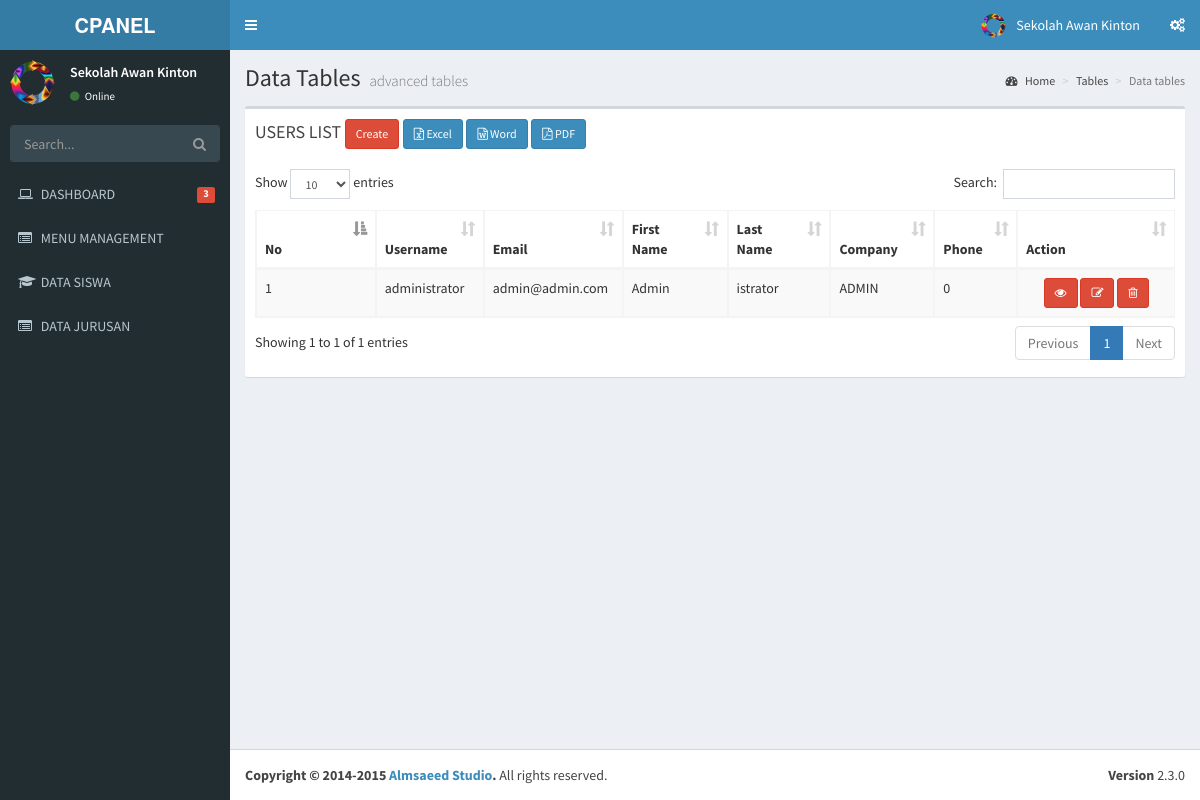
The page /index.php/users on the database as committed earlier.
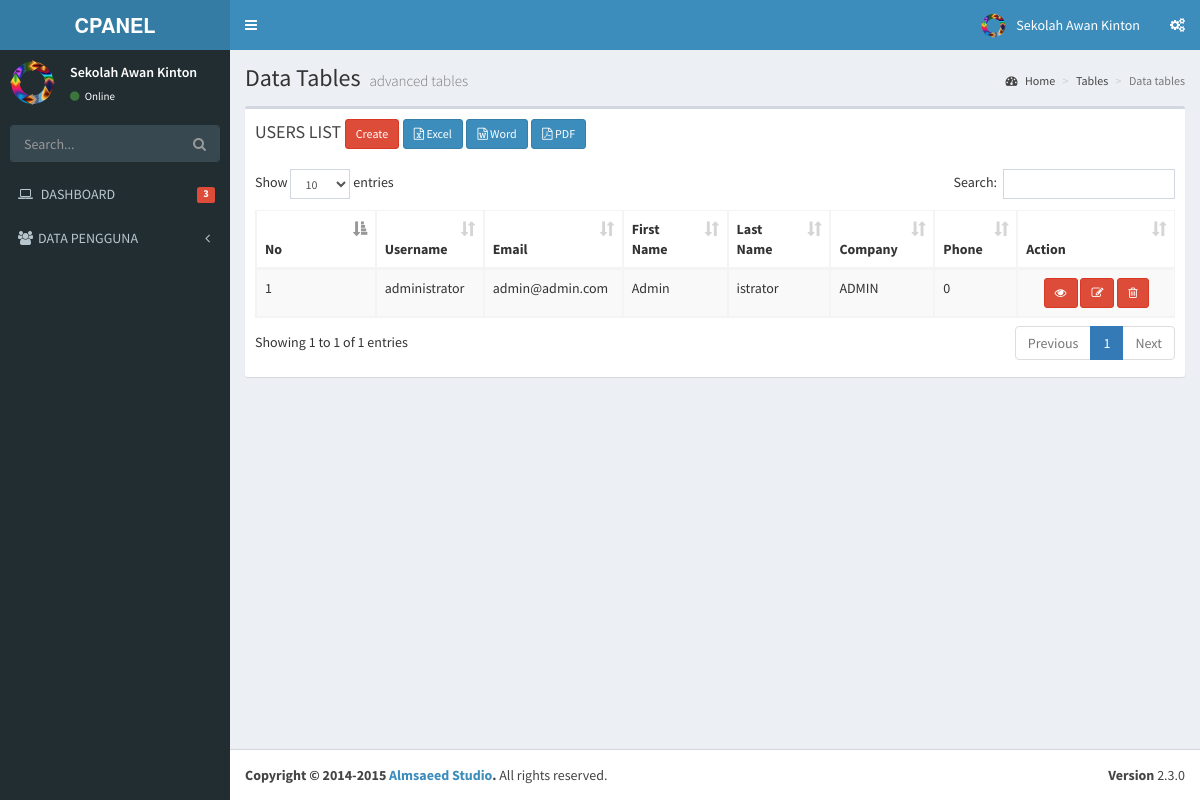
The same page on the database as committed later.
### tables this page shows
CREATE TABLE `menu` (
  `id` int(11) NOT NULL,
  `name` varchar(50) NOT NULL,
  `link` varchar(50) NOT NULL,
  `icon` varchar(30) NOT NULL,
  `is_active` int(1) NOT NULL,
  `is_parent` int(1) NOT NULL
);

CREATE TABLE `users` (
  `id` int(11) UNSIGNED NOT NULL,
  `ip_address` varchar(15) NOT NULL,
  `username` varchar(100) DEFAULT NULL,
  `password` varchar(255) NOT NULL,
  `salt` varchar(255) DEFAULT NULL,
  `email` varchar(100) NOT NULL,
  `activation_code` varchar(40) DEFAULT NULL,
  `forgotten_password_code` varchar(40) DEFAULT NULL,
  `forgotten_password_time` int(11) UNSIGNED DEFAULT NULL,
  `remember_code` varchar(40) DEFAULT NULL,
  `created_on` int(11) UNSIGNED NOT NULL,
  `last_login` int(11) UNSIGNED DEFAULT NULL,
  `active` tinyint(1) UNSIGNED DEFAULT NULL,
  `first_name` varchar(50) DEFAULT NULL,
  `last_name` varchar(50) DEFAULT NULL,
  `company` varchar(100) DEFAULT NULL,
  `phone` varchar(20) DEFAULT NULL
);

### application/libraries/Template.php (called while the page is built)
<?php if ( ! defined('BASEPATH')) exit('No direct script access allowed');
class Template {
		var $template_data = array();
		function set($name, $value)
		{
			$this->template_data[$name] = $value;
		}
		function load($template = '', $view = '' , $view_data = array(), $return = FALSE)
		{
			$this->CI =& get_instance();
			$this->set('contents', $this->CI->load->view($view, $view_data, TRUE));
			return $this->CI->load->view($template, $this->template_data, $return);
		}
}

### application/controllers/Users.php (called while the page is built, shortened)
<?php
class Users extends CI_Controller
{
    public function index()
    {
        $users = $this->Users_model->get_all();
        $data = array(
            'users_data' => $users
        );
        $this->template->load('template','users_list', $data);
    }
}

### index.php (called while the page is built, shortened)
<?php
require_once BASEPATH.'core/CodeIgniter.php';

### application/models/Users_model.php (called while the page is built, shortened)
<?php
class Users_model extends CI_Model
{
    public $table = 'users';
    public $id = 'id';
    public $order = 'DESC';
    function get_all()
    {
        $this->db->order_by($this->id, $this->order);
        return $this->db->get($this->table)->result();
    }
}

### application/views/users_list.php (the view, shortened to what the changed rows need)
     <section class='content'>
       <div class='row'>
         <div class='col-xs-12'>
           <div class='box'>
             <div class='box-body'>
     <table class="table table-bordered table-striped" id="mytable">
         <thead>
             <tr>
                 <th width="80px">No</th>
   <th>Username</th>
   <th>Email</th>
   <th>First Name</th>
   <th>Last Name</th>
   <th>Company</th>
   <th>Phone</th>
   <th>Action</th>
             </tr>
         </thead>
  <tbody>
         <?php
         $start = 0;
         foreach ($users_data as $users)
         {
             ?>
             <tr>
   <td><?php echo ++$start ?></td>
   <td><?php echo $users->username ?></td>
   <td><?php echo $users->email ?></td>
   <td><?php echo $users->first_name ?></td>
   <td><?php echo $users->last_name ?></td>
   <td><?php echo $users->company ?></td>
   <td><?php echo $users->phone ?></td>
   <td style="text-align:center" width="140px">
<?php
echo anchor(site_url('users/read/'.$users->id),'<i class="fa fa-eye"></i>',array('title'=>'detail','class'=>'btn btn-danger btn-sm'));
echo anchor(site_url('users/update/'.$users->id),'<i class="fa fa-pencil-square-o"></i>',array('title'=>'edit','class'=>'btn btn-danger btn-sm'));
echo anchor(site_url('users/delete/'.$users->id),'<i class="fa fa-trash-o"></i>','title="delete" class="btn btn-danger btn-sm" onclick="javasciprt: return confirm(\'Are You Sure ?\')"');
?>
   </td>
      </tr>
             <?php
         }
         ?>
         </tbody>
     </table>
                 </div>
           </div>
         </div>
       </div>
     </section>

### application/views/template.php (shortened to what the changed rows need)
<!DOCTYPE html>
<html>
    <head>
        <link rel="stylesheet" href="<?php echo base_url() ?>template/bootstrap/css/bootstrap.min.css">
        <link rel="stylesheet" href="<?php echo base_url() ?>template/font-awesome-4.4.0/css/font-awesome.min.css">
        <link rel="stylesheet" href="<?php echo base_url() ?>template/ionicons-2.0.1/css/ionicons.min.css">
        <link rel="stylesheet" href="<?php echo base_url() ?>template/plugins/datatables/dataTables.bootstrap.css">
        <link rel="stylesheet" href="<?php echo base_url() ?>template/dist/css/AdminLTE.min.css">
        <link rel="stylesheet" href="<?php echo base_url() ?>template/dist/css/skins/_all-skins.min.css">
    </head>
    <body class="hold-transition skin-blue sidebar-mini">
        <div class="wrapper">
            <aside class="main-sidebar">
                <section class="sidebar">
                    <ul class="sidebar-menu">
                        <?php
                        $menu = $this->db->get_where('menu', array('is_parent' => 0,'is_active'=>1));
                        foreach ($menu->result() as $m) {
                            $submenu = $this->db->get_where('menu',array('is_parent'=>$m->id,'is_active'=>1));
                            if($submenu->num_rows()>0){
                                echo "<li class='treeview'>
                                    ".anchor('#',  "<i class='$m->icon'></i>".strtoupper($m->name).' <i class="fa fa-angle-left pull-right"></i>')."
                                        <ul class='treeview-menu'>";
                                   echo"</ul>
                                    </li>";
                            }else{
                                echo "<li>" . anchor($m->link, "<i class='$m->icon'></i> <span>" . strtoupper($m->name)) . "</span></li>";
                            }
                        }
                        ?>
                    </ul>
                </section>
            </aside>
            <div class="content-wrapper">
                <section class="content-header">
                    <h1>
                        Data Tables
                        <small>advanced tables</small>
                    </h1>
                </section>
                <?php
                echo $contents;
                ?>
            </div>
        </div>
    </body>
</html>

Rows that differ between the two databases and show on the page:
removed menu: link+icon+name "MENU MANAGEMENT"
removed menu: link+icon+name "DATA SISWA"
removed menu: link+icon+name "DATA JURUSAN"
added menu: icon+name "DATA PENGGUNA"
